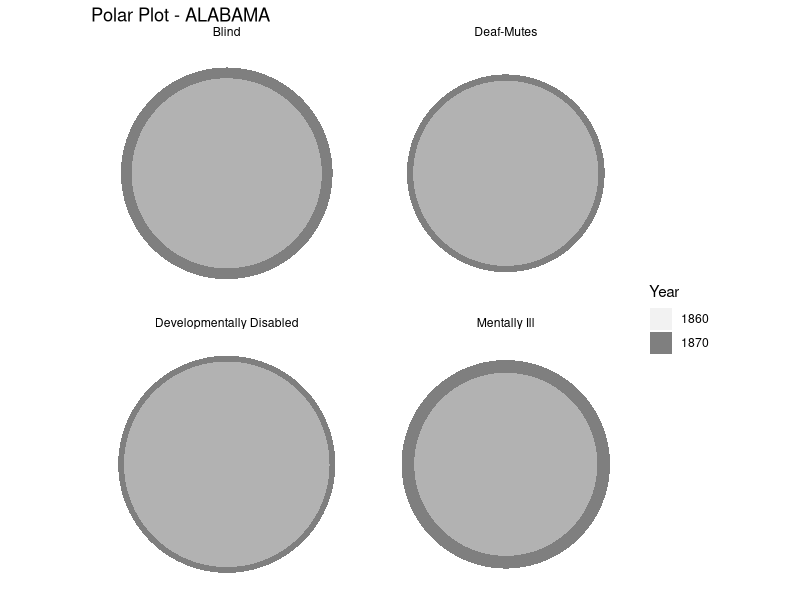
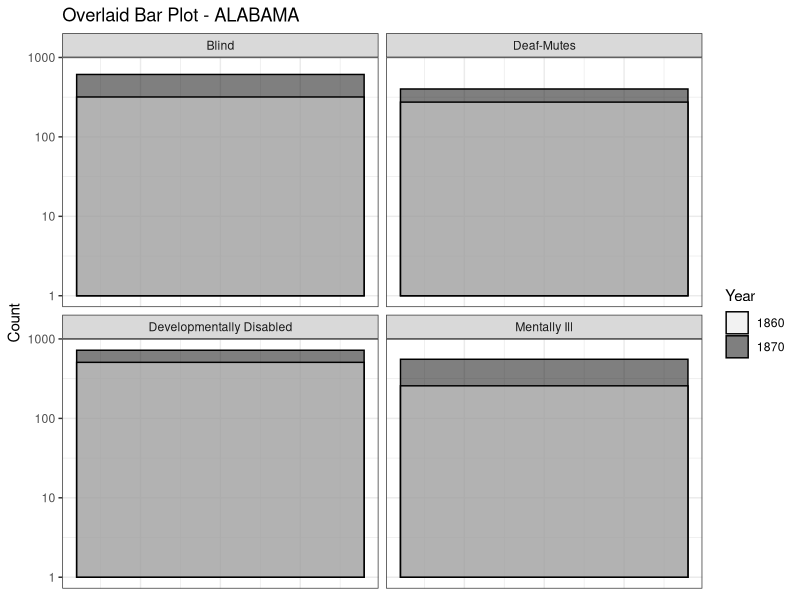
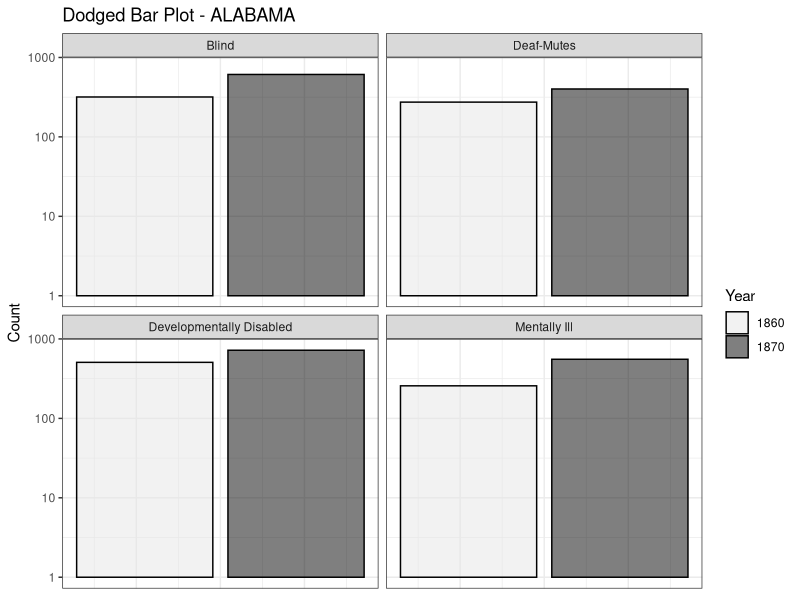
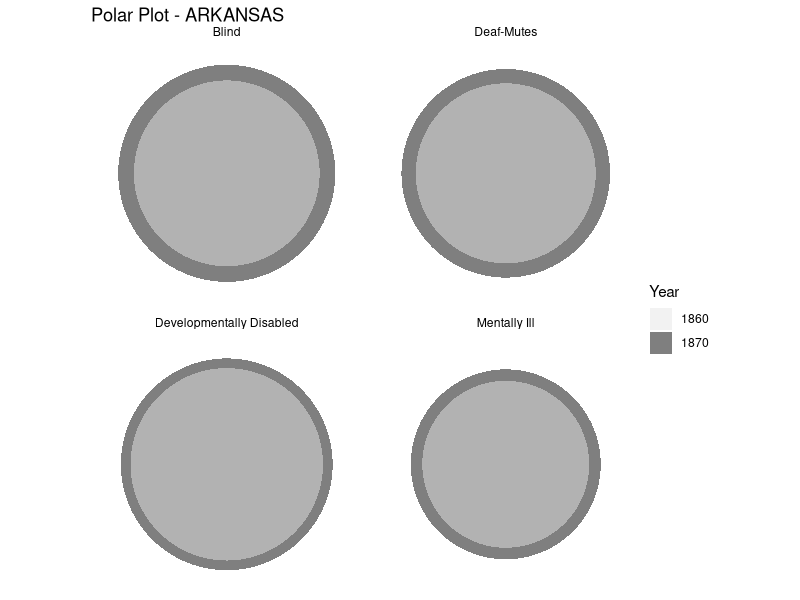
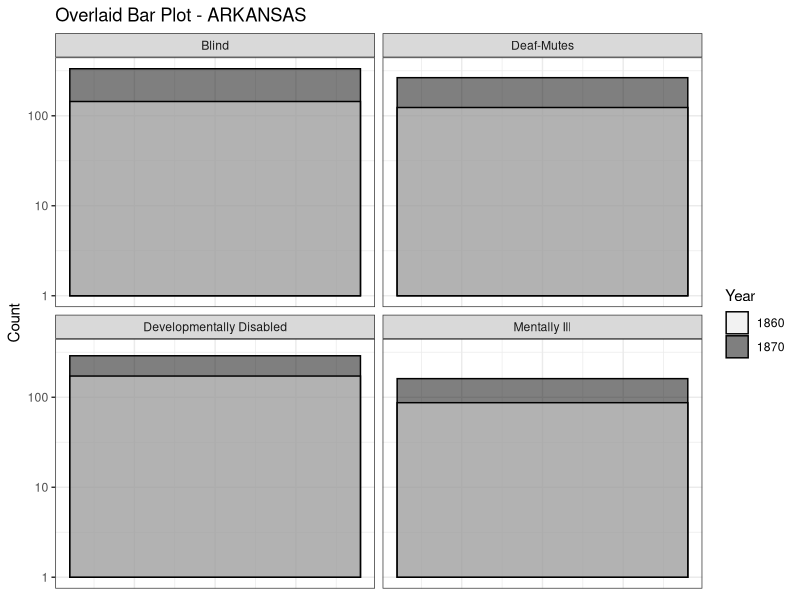
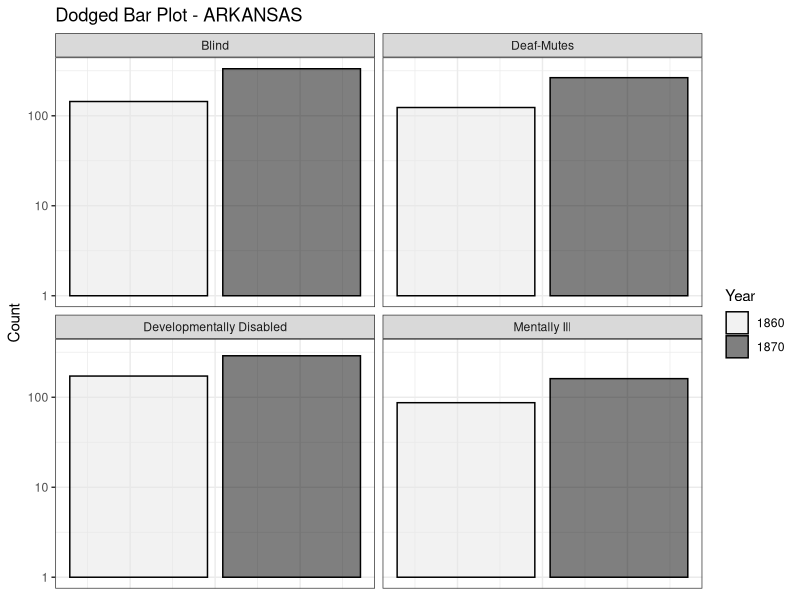
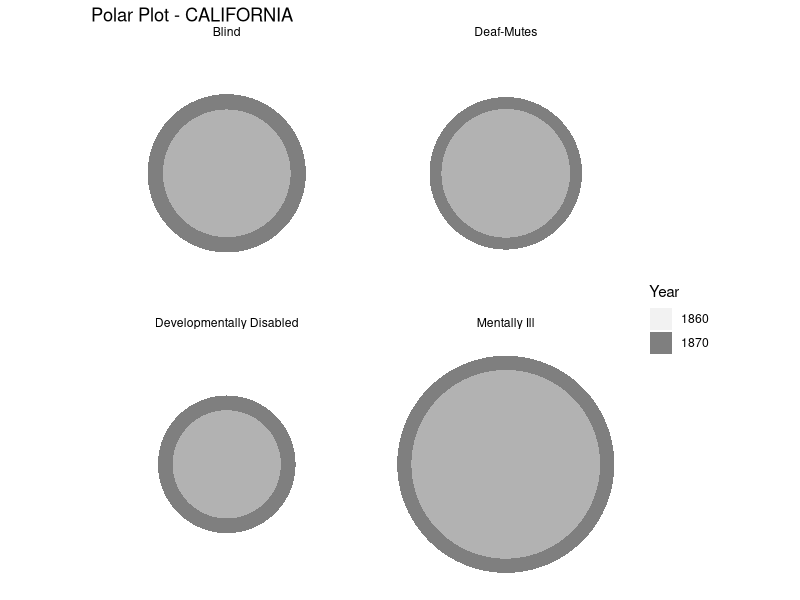
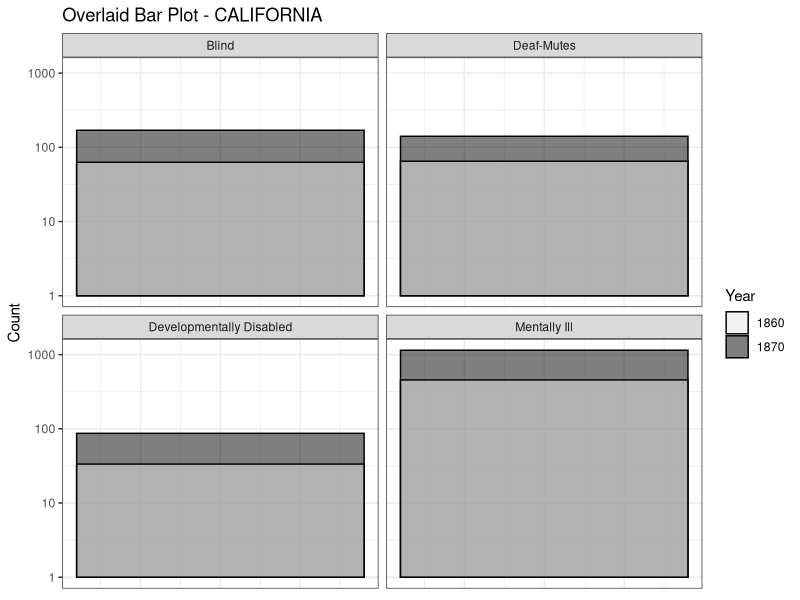

The R script that drew these images, in order: (Note: this script raises an error after producing the figures.)
## ---- chunk 1
library(ggplot2)
library(dplyr)
library(readr)
library(tidyr)
library(purrr)

# Load in csv fule and make sure everything is ordered correctly and the correct data type 
visuals_data <- read_csv("Visuals_data_cleaned.csv",
                         col_types = cols(
                           State = col_character(),
                           Year = col_factor(levels = c("1860", "1870"), ordered = TRUE),
                           `Mentally Ill` = col_double(),
                           Blind = col_double(),
                           `Developmentally Disabled` = col_double(),
                           `Deaf-Mutes` = col_double()
                         ))

# Pivot longer to get category and count columns to more easily display the data 
visuals_long <- visuals_data %>%
  pivot_longer(cols = c(`Mentally Ill`, Blind, `Developmentally Disabled`, `Deaf-Mutes`),
               names_to = "Category",
               values_to = "Count")
 

# creates a folder to store the images in 
output_dir <- "plots_by_state_and_visual_type"
if (!dir.exists(output_dir)) {
  dir.create(output_dir)
}

# Function to generate and save 3 plot types per state
create_and_save_plots <- function(state_name) {
  df <- visuals_long %>% filter(State == state_name)
  
  # Polar plot
  p_polar <- ggplot(df, aes(x = 1, y = Count, fill = Year)) +
    geom_col(position = "identity", alpha = 0.5) +
    scale_fill_manual(values = c("1860" = "grey90", "1870" = "black")) +
    # changes the scale to log values 
    scale_y_log10() +
    coord_polar(theta = "x") +
    facet_wrap(~Category, ncol = 2) +
    theme_void() +
    ggtitle(paste("Polar Plot -", state_name))
  
  ggsave(filename = file.path(output_dir, paste0(state_name, "-polar.png")),
         plot = p_polar, width = 7, height = 5, dpi = 300)
  
  # Overlaid bar plot
  p_overlaid <- ggplot(df, aes(x = 1, y = Count, fill = Year)) +
    geom_col(position = "identity", alpha = 0.5, color = "black") +
    scale_fill_manual(values = c("1860" = "grey90", "1870" = "black")) +
      # changes the scale to log values 
    scale_y_log10() +
    facet_wrap(~Category, ncol = 2) +
    theme_bw() +
    theme(axis.ticks.x = element_blank(),
          axis.text.x = element_blank(),
          axis.title.x = element_blank()) +
    ggtitle(paste("Overlaid Bar Plot -", state_name))
  
  ggsave(filename = file.path(output_dir, paste0(state_name, "-overlaid.png")),
         plot = p_overlaid, width = 7, height = 5, dpi = 300)
  
  # Dodged bar plot
  p_dodged <- ggplot(df, aes(x = 1, y = Count, fill = Year)) +
    geom_col(position = position_dodge2(), alpha = 0.5, color = "black") +
    scale_fill_manual(values = c("1860" = "grey90", "1870" = "black")) +
      # changes the scale to log values 
    scale_y_log10() +
    facet_wrap(~Category, ncol = 2) +
    theme_bw() +
    theme(axis.ticks.x = element_blank(),
          axis.text.x = element_blank(),
          axis.title.x = element_blank()) +
    ggtitle(paste("Dodged Bar Plot -", state_name))
  
  ggsave(filename = file.path(output_dir, paste0(state_name, "-dodged.png")),
         plot = p_dodged, width = 7, height = 5, dpi = 300)
}

# Loop through all states and generate plots
unique(visuals_long$State) %>% walk(create_and_save_plots)

## ---- chunk 2
library(ggplot2)
library(dplyr)
library(readr)
library(tidyr)
library(purrr)
library(stringr)

# Load data
visuals_data_1 <- read_csv("Visuals_data_cleaned.csv",
                         col_types = cols(
                           State = col_character(),
                           Year = col_factor(levels = c("1860", "1870"), ordered = TRUE),
                           `Mentally Ill` = col_double(),
                           Blind = col_double(),
                           `Developmentally Disabled` = col_double(),
                           `Deaf-Mutes` = col_double()
                         ))

# Convert to long format
visuals_long <- visuals_data_1 %>%
  pivot_longer(cols = c(`Mentally Ill`, Blind, `Developmentally Disabled`, `Deaf-Mutes`),
               names_to = "Category",
               values_to = "Count") 

create_plot <- function(data, disability, vis_type) {
  df <- data %>% filter(Category == disability)
  
  if (vis_type == "polar") {
    # Facet by state to get one polar plot per state
    p <- ggplot(df, aes(x = 1, y = Count, fill = Year)) +
      geom_col(position = "identity", alpha = 0.5) +
      scale_fill_manual(values = c("1860" = "grey90", "1870" = "black")) +
        # changes the scale to log values 
    #scale_y_log10() +
      coord_polar(theta = "x") +
      facet_wrap(~ State, ncol = 6) +
      theme_void() +
      labs(title = paste("Polar Plot -", disability))
    
  } else {
    # Base for bar plots: all states on x axis
    base_plot <- ggplot(df, aes(x = State, y = Count, fill = Year)) +
      scale_fill_manual(values = c("1860" = "grey90", "1870" = "black")) +
     
        # changes the scale to sqrt values 
    #scale_y_sqrt() +
      theme_bw() +
      theme(axis.text.x = element_text(angle = 90, hjust = 1)) +
      labs(title = paste(vis_type, "-", disability),
           x = "State",
           y = "Count")
    
    if (vis_type == "overlaid") {
      p <- base_plot +
        geom_col(position = "identity", alpha = 0.5, color = "black") +
      
          # changes the scale to sqrt values 
    #scale_y_log10() +
        theme(axis.ticks.x = element_blank(),
              axis.title.x = element_blank())
      
    } else if (vis_type == "dodged") {
      p <- base_plot +
        geom_col(position = position_dodge(width = 0.7), alpha = 0.5, color = "black") +
     
          # changes the scale to sqrt values 
  #  scale_y_sqrt() +
        theme(axis.title.x = element_blank())
    } else {
      stop("Unknown visual type")
    }
  }
  
  return(p)
}

# Create output folder
if (!dir.exists("plots_by_disability_and_visual_type")) {
  dir.create("plots_by_disability_and_visual_type")
}

disabilities <- c("Mentally Ill", "Blind", "Developmentally Disabled", "Deaf-Mutes")
visual_types <- c("polar", "overlaid", "dodged")

walk(disabilities, function(dis) {
  walk(visual_types, function(vis) {
    file_name <- paste0("plots_by_disability_and_visual_type/", str_replace_all(dis, " ", "_"), "_", vis, ".png")
    plot_obj <- create_plot(visuals_long, dis, vis)
    ggsave(file_name, plot = plot_obj, width = 14, height = 7, dpi = 300)
  })
})

## ---- chunk 3
library(ggplot2)
library(dplyr)
library(readr)
library(tidyr)
library(purrr)
library(stringr)

# Load data
visuals_data_1 <- read_csv("Visuals_data_cleaned.csv",
                          col_types = cols(
                            State = col_character(),
                            Year = col_factor(levels = c("1860", "1870"), ordered = TRUE),
                            `Mentally Ill` = col_double(),
                            Blind = col_double(),
                            `Developmentally Disabled` = col_double(),
                            `Deaf-Mutes` = col_double()
                          ))

# Convert to long format
visuals_long <- visuals_data_1 %>%
  pivot_longer(cols = c(`Mentally Ill`, Blind, `Developmentally Disabled`, `Deaf-Mutes`),
               names_to = "Category",
               values_to = "Count") 

# Calculate z-score and assign Group by Category + Year
grouped_data <- visuals_long %>%
  group_by(Category, Year) %>%
  mutate(
    z_score = (Count - mean(Count, na.rm = TRUE)) / sd(Count, na.rm = TRUE),
    Group = case_when(
      z_score < -1.5 ~ "Very Low",
      z_score >= -1.5 & z_score < -0.5 ~ "Low",
      z_score >= -0.5 & z_score < 0.5 ~ "Average",
      z_score >= 0.5 & z_score < 1.5 ~ "High",
      z_score >= 1.5 ~ "Very High",
     # TRUE ~ NA_character_
    )
  ) %>%
  ungroup()

# Create wide format to get transition group per state & category
group_transitions <- grouped_data %>%
  select(State, Category, Year, Group) %>%
  pivot_wider(names_from = Year, values_from = Group, names_prefix = "Group_") %>%
  mutate(Transition = paste0(Group_1860, "-", Group_1870))

# Join transition info back to the long data for plotting
visuals_with_transitions <- visuals_long %>%
  left_join(
    group_transitions %>% select(State, Category, Transition),
    by = c("State", "Category")
  )


create_plot <- function(data, disability, transition_group, vis_type) {
  df <- data %>%
    filter(Category == disability, Transition == transition_group)
  
  if(nrow(df) == 0){
    message(glue::glue("No data for {disability} with transition {transition_group}"))
    return(NULL)
  }
  
  if (vis_type == "polar") {
    p <- ggplot(df, aes(x = 1, y = Count, fill = Year)) +
      geom_col(position = "identity", alpha = 0.5) +
      scale_fill_manual(values = c("1860" = "grey90", "1870" = "black")) +
      coord_polar(theta = "x") +
      facet_wrap(~ State, ncol = 6) +
      theme_void() +
      labs(title = paste("Polar Plot -", disability, "\nTransition:", transition_group))
    
  } else {
    base_plot <- ggplot(df, aes(x = State, y = Count, fill = Year)) +
      scale_fill_manual(values = c("1860" = "grey90", "1870" = "black")) +
      theme_bw() +
      theme(axis.text.x = element_text(angle = 90, hjust = 1)) +
      labs(title = paste(vis_type, "-", disability, "\nTransition:", transition_group),
           x = "State",
           y = "Count")
    
    if (vis_type == "overlaid") {
      p <- base_plot +
        geom_col(position = "identity", alpha = 0.5, color = "black") +
        theme(axis.ticks.x = element_blank(),
              axis.title.x = element_blank())
      
    } else if (vis_type == "dodged") {
      p <- base_plot +
        geom_col(position = position_dodge(width = 0.7), alpha = 0.5, color = "black") +
        theme(axis.title.x = element_blank())
    } else {
      stop("Unknown visual type")
    }
  }
  
  return(p)
}

# Create output folder
if (!dir.exists("grouped_vis")) {
  dir.create("grouped_vis")
}

disabilities <- unique(visuals_with_transitions$Category)
transitions <- unique(visuals_with_transitions$Transition)
visual_types <- c("polar", "overlaid", "dodged")

library(glue)

# Loop over each disability, each transition group, and each visual type
walk(disabilities, function(dis) {
  # Filter transitions for this disability (some transitions may not appear for each disability)
  trans_for_dis <- visuals_with_transitions %>%
    filter(Category == dis) %>%
    pull(Transition) %>%
    unique()
  
  walk(trans_for_dis, function(trans_grp) {
    walk(visual_types, function(vis) {
      file_name <- glue("grouped_vis/{str_replace_all(dis, ' ', '_')}_{str_replace_all(trans_grp, '-', '_')}_{vis}.png")
      plot_obj <- create_plot(visuals_with_transitions, dis, trans_grp, vis)
      
      if(!is.null(plot_obj)){
        ggsave(file_name, plot = plot_obj, width = 14, height = 7, dpi = 300)
      }
    })
  })
})

# Allows you to call these and actually assign visuals based upon this 
# Summarize each state's transitions across all categories
state_transition_summary <- group_transitions %>%
  mutate(Transition = paste0(Group_1860, "-", Group_1870)) %>%
  select(State, Category, Transition) %>%
  pivot_wider(names_from = Category, values_from = Transition) %>%
  arrange(State)

# Preview the result
head(state_transition_summary)
